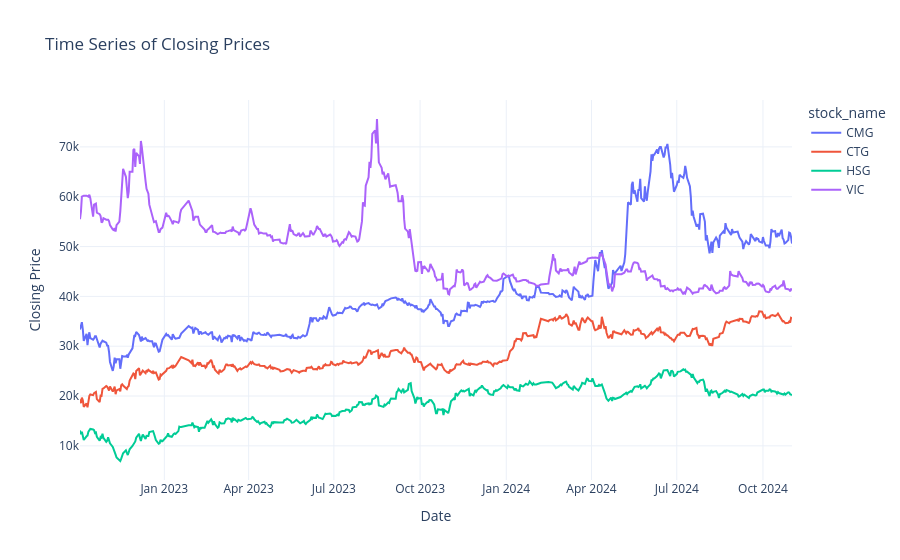

The notebook cell saved with this chart:
### Markdown cell above
Tiếp theo, chúng ta sẽ tiến hành Phân tích chuỗi thời gian để xem xét các xu hướng và mô hình theo thời gian, tập trung vào giá đóng cửa:

### Code cell
Stock_price_df['date'] = pd.to_datetime(Stock_price_df['date'])

# Before pivoting, remove duplicate entries based on 'date' and 'stock_name'
Stock_price_df = Stock_price_df.drop_duplicates(subset=['date', 'stock_name'])

pivot_data = Stock_price_df.pivot(index='date', columns='stock_name', values='close')

fig = make_subplots(rows=1, cols=1)

for column in pivot_data.columns:
    fig.add_trace(
        go.Scatter(x=pivot_data.index, y=pivot_data[column], name=column),
        row=1, col=1
    )

fig.update_layout(
    title_text='Time Series of Closing Prices',
    xaxis_title='Date',
    yaxis_title='Closing Price',
    legend_title='stock_name',
    showlegend=True
)

fig.show()

### Figure 1 — Plotly figure (JSON) as saved in the notebook; plotly's stock layout.template omitted (floating-point values rounded to 4 significant figures; data arrays with more than 128 entries replaced by an {"elided": "..."} marker saying what was removed)
{"data": [{"name": "CMG", "type": "scatter", "x": {"elided": "522 str values"}, "xaxis": "x", "y": {"elided": "522 int values"}, "yaxis": "y"}, {"name": "CTG", "type": "scatter", "x": {"elided": "522 str values"}, "xaxis": "x", "y": {"elided": "522 int values"}, "yaxis": "y"}, {"name": "HSG", "type": "scatter", "x": {"elided": "522 str values"}, "xaxis": "x", "y": {"elided": "522 int values"}, "yaxis": "y"}, {"name": "VIC", "type": "scatter", "x": {"elided": "522 str values"}, "xaxis": "x", "y": {"elided": "522 int values"}, "yaxis": "y"}], "layout": {"legend": {"title": {"text": "stock_name"}}, "showlegend": true, "title": {"text": "Time Series of Closing Prices"}, "xaxis": {"anchor": "y", "domain": [0, 1], "title": {"text": "Date"}}, "yaxis": {"anchor": "x", "domain": [0, 1], "title": {"text": "Closing Price"}}}}
